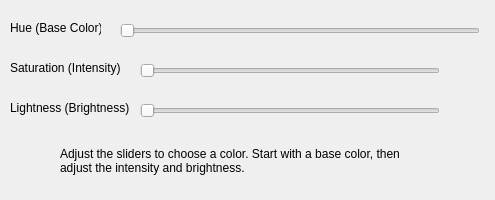
<?xml version="1.0" encoding="UTF-8"?>
<ui version="4.0">
 <class>Form</class>
 <widget class="QWidget" name="Form">
  <property name="geometry">
   <rect>
    <x>0</x>
    <y>0</y>
    <width>495</width>
    <height>200</height>
   </rect>
  </property>
  <property name="font">
   <font>
    <family>Segoe UI</family>
    <pointsize>9</pointsize>
   </font>
  </property>
  <property name="windowTitle">
   <string>Form</string>
  </property>
  <widget class="QSlider" name="horizontalSlider">
   <property name="geometry">
    <rect>
     <x>120</x>
     <y>20</y>
     <width>360</width>
     <height>21</height>
    </rect>
   </property>
   <property name="orientation">
    <enum>Qt::Horizontal</enum>
   </property>
  </widget>
  <widget class="QSlider" name="horizontalSlider_2">
   <property name="geometry">
    <rect>
     <x>140</x>
     <y>60</y>
     <width>300</width>
     <height>21</height>
    </rect>
   </property>
   <property name="orientation">
    <enum>Qt::Horizontal</enum>
   </property>
  </widget>
  <widget class="QSlider" name="horizontalSlider_3">
   <property name="geometry">
    <rect>
     <x>140</x>
     <y>100</y>
     <width>300</width>
     <height>21</height>
    </rect>
   </property>
   <property name="orientation">
    <enum>Qt::Horizontal</enum>
   </property>
  </widget>
  <widget class="QLabel" name="label">
   <property name="geometry">
    <rect>
     <x>10</x>
     <y>20</y>
     <width>91</width>
     <height>16</height>
    </rect>
   </property>
   <property name="text">
    <string>Hue (Base Color)</string>
   </property>
  </widget>
  <widget class="QLabel" name="label_2">
   <property name="geometry">
    <rect>
     <x>10</x>
     <y>60</y>
     <width>111</width>
     <height>16</height>
    </rect>
   </property>
   <property name="text">
    <string>Saturation (Intensity)</string>
   </property>
  </widget>
  <widget class="QLabel" name="label_3">
   <property name="geometry">
    <rect>
     <x>10</x>
     <y>100</y>
     <width>131</width>
     <height>16</height>
    </rect>
   </property>
   <property name="toolTip">
    <string>Luminosity is the brightness</string>
   </property>
   <property name="text">
    <string>Lightness (Brightness)</string>
   </property>
  </widget>
  <widget class="QLabel" name="label_4">
   <property name="geometry">
    <rect>
     <x>60</x>
     <y>140</y>
     <width>371</width>
     <height>41</height>
    </rect>
   </property>
   <property name="text">
    <string>Adjust the sliders to choose a color. Start with a base color, then adjust the intensity and brightness.</string>
   </property>
   <property name="wordWrap">
    <bool>true</bool>
   </property>
  </widget>
 </widget>
 <resources/>
 <connections/>
</ui>
